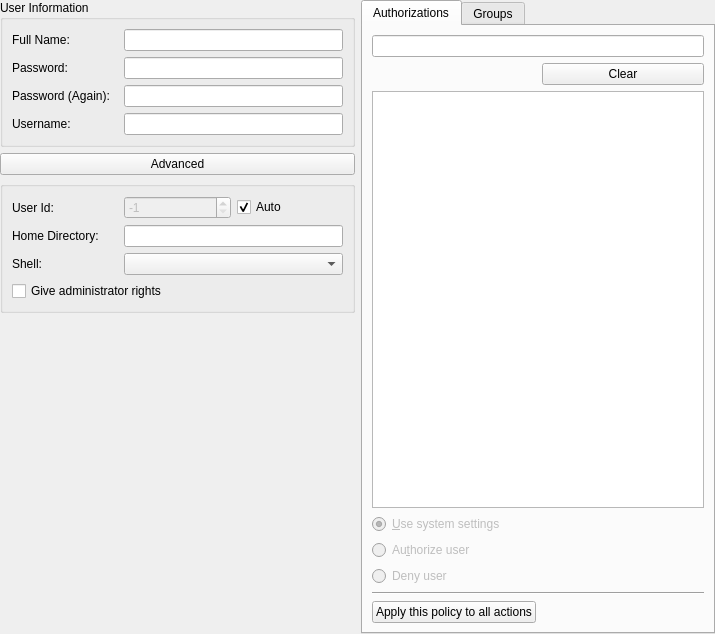
<?xml version="1.0" encoding="UTF-8"?>
<ui version="4.0">
 <class>EditUserWidget</class>
 <widget class="QWidget" name="EditUserWidget">
  <property name="geometry">
   <rect>
    <x>0</x>
    <y>0</y>
    <width>715</width>
    <height>634</height>
   </rect>
  </property>
  <property name="sizePolicy">
   <sizepolicy hsizetype="MinimumExpanding" vsizetype="MinimumExpanding">
    <horstretch>0</horstretch>
    <verstretch>0</verstretch>
   </sizepolicy>
  </property>
  <property name="windowTitle">
   <string notr="true">EditUserWidget</string>
  </property>
  <layout class="QGridLayout" name="gridLayout_2">
   <property name="leftMargin">
    <number>0</number>
   </property>
   <property name="topMargin">
    <number>0</number>
   </property>
   <property name="rightMargin">
    <number>0</number>
   </property>
   <property name="bottomMargin">
    <number>0</number>
   </property>
   <item row="0" column="0">
    <widget class="QGroupBox" name="groupBox">
     <property name="sizePolicy">
      <sizepolicy hsizetype="Expanding" vsizetype="Preferred">
       <horstretch>0</horstretch>
       <verstretch>0</verstretch>
      </sizepolicy>
     </property>
     <property name="title">
      <string>User Information</string>
     </property>
     <layout class="QGridLayout" name="gridLayout">
      <item row="0" column="0">
       <widget class="QLabel" name="label_3">
        <property name="text">
         <string>Full Name:</string>
        </property>
       </widget>
      </item>
      <item row="0" column="1" colspan="2">
       <widget class="QLineEdit" name="lineFullname">
        <property name="text">
         <string notr="true"/>
        </property>
       </widget>
      </item>
      <item row="1" column="0">
       <widget class="QLabel" name="label_4">
        <property name="text">
         <string>Password:</string>
        </property>
       </widget>
      </item>
      <item row="1" column="1" colspan="2">
       <widget class="QLineEdit" name="linePassword">
        <property name="text">
         <string notr="true"/>
        </property>
        <property name="echoMode">
         <enum>QLineEdit::Password</enum>
        </property>
       </widget>
      </item>
      <item row="2" column="0">
       <widget class="QLabel" name="label_5">
        <property name="text">
         <string>Password (Again):</string>
        </property>
       </widget>
      </item>
      <item row="2" column="1" colspan="2">
       <widget class="QLineEdit" name="linePasswordAgain">
        <property name="text">
         <string notr="true"/>
        </property>
        <property name="echoMode">
         <enum>QLineEdit::Password</enum>
        </property>
       </widget>
      </item>
      <item row="6" column="0">
       <widget class="QLabel" name="label_2">
        <property name="text">
         <string>Username:</string>
        </property>
       </widget>
      </item>
      <item row="6" column="1" colspan="2">
       <widget class="QLineEdit" name="lineUsername">
        <property name="text">
         <string notr="true"/>
        </property>
       </widget>
      </item>
     </layout>
    </widget>
   </item>
   <item row="1" column="0">
    <widget class="QPushButton" name="pushAdvanced">
     <property name="text">
      <string>Advanced</string>
     </property>
     <property name="checkable">
      <bool>true</bool>
     </property>
     <property name="flat">
      <bool>false</bool>
     </property>
    </widget>
   </item>
   <item row="2" column="0" rowspan="2">
    <widget class="QGroupBox" name="advancedGroup">
     <property name="sizePolicy">
      <sizepolicy hsizetype="Preferred" vsizetype="Fixed">
       <horstretch>0</horstretch>
       <verstretch>0</verstretch>
      </sizepolicy>
     </property>
     <property name="title">
      <string/>
     </property>
     <layout class="QGridLayout" name="gridLayout_5">
      <item row="1" column="0">
       <widget class="QLabel" name="label_6">
        <property name="text">
         <string>Home Directory:</string>
        </property>
       </widget>
      </item>
      <item row="1" column="1" colspan="2">
       <widget class="QLineEdit" name="lineHomeDir">
        <property name="text">
         <string notr="true"/>
        </property>
       </widget>
      </item>
      <item row="2" column="1" colspan="2">
       <widget class="QComboBox" name="comboShell">
        <property name="enabled">
         <bool>true</bool>
        </property>
        <property name="acceptDrops">
         <bool>true</bool>
        </property>
        <property name="editable">
         <bool>false</bool>
        </property>
        <property name="sizeAdjustPolicy">
         <enum>QComboBox::AdjustToContentsOnFirstShow</enum>
        </property>
       </widget>
      </item>
      <item row="3" column="0" colspan="3">
       <widget class="QCheckBox" name="checkAdmin">
        <property name="text">
         <string>Give administrator rights</string>
        </property>
       </widget>
      </item>
      <item row="0" column="0">
       <widget class="QLabel" name="label">
        <property name="locale">
         <locale language="Turkish" country="Turkey"/>
        </property>
        <property name="text">
         <string>User Id:</string>
        </property>
       </widget>
      </item>
      <item row="0" column="1">
       <widget class="QSpinBox" name="spinId">
        <property name="enabled">
         <bool>false</bool>
        </property>
        <property name="minimum">
         <number>-1</number>
        </property>
        <property name="maximum">
         <number>65535</number>
        </property>
        <property name="value">
         <number>-1</number>
        </property>
       </widget>
      </item>
      <item row="0" column="2">
       <widget class="QCheckBox" name="checkAutoId">
        <property name="text">
         <string>Auto</string>
        </property>
        <property name="checked">
         <bool>true</bool>
        </property>
       </widget>
      </item>
      <item row="2" column="0">
       <widget class="QLabel" name="label_7">
        <property name="text">
         <string>Shell:</string>
        </property>
       </widget>
      </item>
     </layout>
    </widget>
   </item>
   <item row="4" column="0">
    <spacer name="verticalSpacer">
     <property name="orientation">
      <enum>Qt::Vertical</enum>
     </property>
     <property name="sizeHint" stdset="0">
      <size>
       <width>20</width>
       <height>40</height>
      </size>
     </property>
    </spacer>
   </item>
   <item row="5" column="0">
    <layout class="QHBoxLayout" name="horizontalLayout">
     <item>
      <widget class="QLabel" name="labelSign">
       <property name="minimumSize">
        <size>
         <width>22</width>
         <height>22</height>
        </size>
       </property>
       <property name="maximumSize">
        <size>
         <width>22</width>
         <height>22</height>
        </size>
       </property>
       <property name="text">
        <string notr="true"/>
       </property>
       <property name="scaledContents">
        <bool>true</bool>
       </property>
      </widget>
     </item>
     <item>
      <widget class="QLabel" name="labelWarning">
       <property name="text">
        <string notr="true"/>
       </property>
       <property name="wordWrap">
        <bool>true</bool>
       </property>
      </widget>
     </item>
    </layout>
   </item>
   <item row="0" column="1" rowspan="9">
    <widget class="QTabWidget" name="tabWidget">
     <property name="currentIndex">
      <number>0</number>
     </property>
     <widget class="QWidget" name="tabAuthorizations">
      <attribute name="title">
       <string>Authorizations</string>
      </attribute>
      <layout class="QGridLayout" name="gridLayout_3">
       <item row="0" column="0" colspan="2">
        <widget class="QLineEdit" name="filterAuthorizations"/>
       </item>
       <item row="1" column="1">
        <widget class="QPushButton" name="pushButton">
         <property name="text">
          <string>Clear</string>
         </property>
        </widget>
       </item>
       <item row="2" column="0" colspan="2">
        <widget class="QTreeWidget" name="treeAuthorizations">
         <property name="sizePolicy">
          <sizepolicy hsizetype="Expanding" vsizetype="MinimumExpanding">
           <horstretch>0</horstretch>
           <verstretch>0</verstretch>
          </sizepolicy>
         </property>
         <property name="headerHidden">
          <bool>true</bool>
         </property>
         <property name="columnCount">
          <number>1</number>
         </property>
         <column>
          <property name="text">
           <string notr="true">Policy</string>
          </property>
         </column>
        </widget>
       </item>
       <item row="3" column="0">
        <widget class="QWidget" name="authGroup" native="true">
         <property name="enabled">
          <bool>false</bool>
         </property>
         <layout class="QVBoxLayout" name="verticalLayout">
          <property name="leftMargin">
           <number>0</number>
          </property>
          <property name="topMargin">
           <number>0</number>
          </property>
          <property name="rightMargin">
           <number>0</number>
          </property>
          <property name="bottomMargin">
           <number>0</number>
          </property>
          <item>
           <widget class="QRadioButton" name="radioAuthDefault">
            <property name="text">
             <string>&amp;Use system settings</string>
            </property>
            <property name="checked">
             <bool>true</bool>
            </property>
           </widget>
          </item>
          <item>
           <widget class="QRadioButton" name="radioAuthYes">
            <property name="text">
             <string>Au&amp;thorize user</string>
            </property>
           </widget>
          </item>
          <item>
           <widget class="QRadioButton" name="radioAuthNo">
            <property name="text">
             <string>Deny user</string>
            </property>
           </widget>
          </item>
         </layout>
        </widget>
       </item>
       <item row="4" column="0" colspan="2">
        <widget class="Line" name="line_3">
         <property name="orientation">
          <enum>Qt::Horizontal</enum>
         </property>
        </widget>
       </item>
       <item row="5" column="0">
        <widget class="QPushButton" name="pushAuth">
         <property name="text">
          <string>Apply this policy to all actions</string>
         </property>
        </widget>
       </item>
      </layout>
     </widget>
     <widget class="QWidget" name="tabGroups">
      <attribute name="title">
       <string>Groups</string>
      </attribute>
      <layout class="QGridLayout" name="gridLayout_4">
       <item row="0" column="0" colspan="2">
        <widget class="QLineEdit" name="filtergroups"/>
       </item>
       <item row="3" column="1">
        <widget class="QComboBox" name="comboMainGroup">
         <property name="sizePolicy">
          <sizepolicy hsizetype="Expanding" vsizetype="Fixed">
           <horstretch>0</horstretch>
           <verstretch>0</verstretch>
          </sizepolicy>
         </property>
        </widget>
       </item>
       <item row="2" column="0" colspan="2">
        <widget class="QListWidget" name="listGroups">
         <property name="sizePolicy">
          <sizepolicy hsizetype="Expanding" vsizetype="MinimumExpanding">
           <horstretch>0</horstretch>
           <verstretch>0</verstretch>
          </sizepolicy>
         </property>
        </widget>
       </item>
       <item row="3" column="0">
        <widget class="QLabel" name="label_8">
         <property name="sizePolicy">
          <sizepolicy hsizetype="Preferred" vsizetype="Preferred">
           <horstretch>0</horstretch>
           <verstretch>0</verstretch>
          </sizepolicy>
         </property>
         <property name="minimumSize">
          <size>
           <width>100</width>
           <height>0</height>
          </size>
         </property>
         <property name="text">
          <string>Main Group:</string>
         </property>
        </widget>
       </item>
       <item row="1" column="1">
        <widget class="QPushButton" name="btnClear">
         <property name="text">
          <string>Clear</string>
         </property>
        </widget>
       </item>
       <item row="4" column="0" colspan="2">
        <spacer name="verticalSpacer_2">
         <property name="orientation">
          <enum>Qt::Vertical</enum>
         </property>
         <property name="sizeHint" stdset="0">
          <size>
           <width>20</width>
           <height>40</height>
          </size>
         </property>
        </spacer>
       </item>
      </layout>
     </widget>
    </widget>
   </item>
  </layout>
 </widget>
 <tabstops>
  <tabstop>lineFullname</tabstop>
  <tabstop>linePassword</tabstop>
  <tabstop>linePasswordAgain</tabstop>
  <tabstop>lineUsername</tabstop>
  <tabstop>tabWidget</tabstop>
 </tabstops>
 <resources/>
 <connections>
  <connection>
   <sender>pushAdvanced</sender>
   <signal>clicked(bool)</signal>
   <receiver>advancedGroup</receiver>
   <slot>setVisible(bool)</slot>
   <hints>
    <hint type="sourcelabel">
     <x>46</x>
     <y>168</y>
    </hint>
    <hint type="destinationlabel">
     <x>46</x>
     <y>221</y>
    </hint>
   </hints>
  </connection>
  <connection>
   <sender>btnClear</sender>
   <signal>clicked()</signal>
   <receiver>filtergroups</receiver>
   <slot>clear()</slot>
   <hints>
    <hint type="sourcelabel">
     <x>621</x>
     <y>73</y>
    </hint>
    <hint type="destinationlabel">
     <x>452</x>
     <y>44</y>
    </hint>
   </hints>
  </connection>
  <connection>
   <sender>filtergroups</sender>
   <signal>textChanged(QString)</signal>
   <receiver>EditUserWidget</receiver>
   <slot>searchListWidget()</slot>
   <hints>
    <hint type="sourcelabel">
     <x>466</x>
     <y>45</y>
    </hint>
    <hint type="destinationlabel">
     <x>285</x>
     <y>0</y>
    </hint>
   </hints>
  </connection>
  <connection>
   <sender>filterAuthorizations</sender>
   <signal>textChanged(QString)</signal>
   <receiver>EditUserWidget</receiver>
   <slot>searchTreeListWidget()</slot>
   <hints>
    <hint type="sourcelabel">
     <x>476</x>
     <y>37</y>
    </hint>
    <hint type="destinationlabel">
     <x>351</x>
     <y>-6</y>
    </hint>
   </hints>
  </connection>
  <connection>
   <sender>pushButton</sender>
   <signal>clicked()</signal>
   <receiver>filterAuthorizations</receiver>
   <slot>clear()</slot>
   <hints>
    <hint type="sourcelabel">
     <x>613</x>
     <y>72</y>
    </hint>
    <hint type="destinationlabel">
     <x>555</x>
     <y>43</y>
    </hint>
   </hints>
  </connection>
 </connections>
 <slots>
  <slot>searchListWidget()</slot>
  <slot>searchTreeListWidget()</slot>
 </slots>
</ui>
